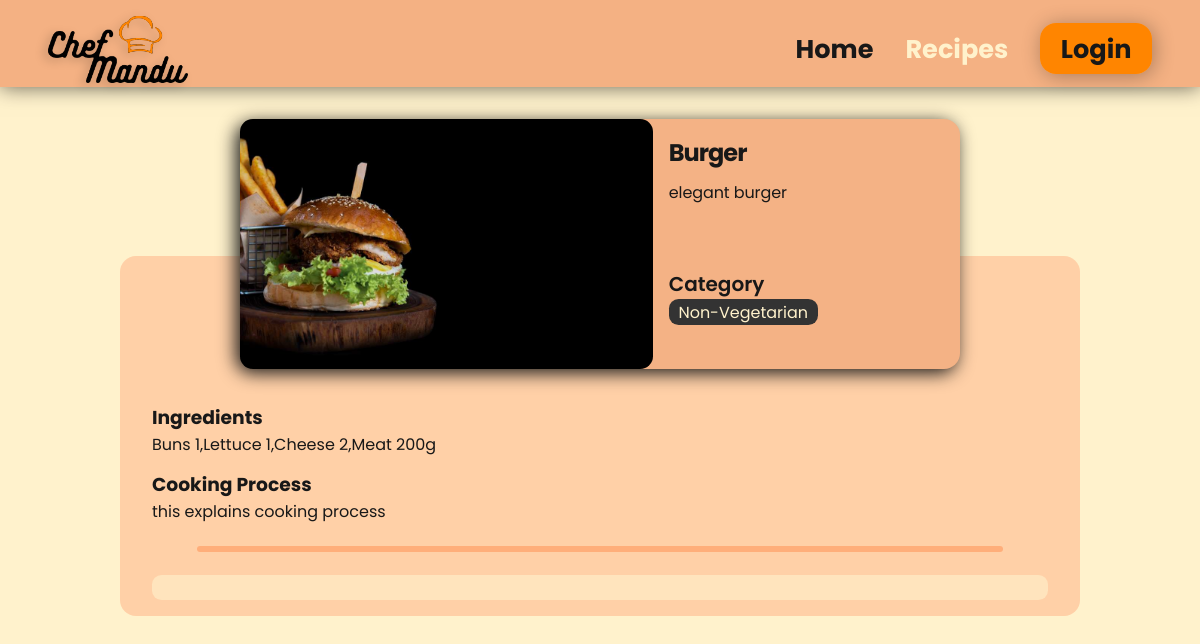
/chefMandu/homepage/recipes/recipe.php?recipe=1, run on the app's committed database.
### tables this page shows
CREATE TABLE `recipes` (
  `rid` int(11) NOT NULL,
  `rtitle` varchar(100) DEFAULT NULL,
  `ringredients` varchar(255) DEFAULT NULL,
  `rdescription` text DEFAULT NULL,
  `rimg` varchar(150) NOT NULL,
  `id` int(11) NOT NULL,
  `cate_id` int(11) NOT NULL,
  `infos` text DEFAULT NULL,
  `prep_time_min` int(11) NOT NULL
);

CREATE TABLE `categories` (
  `id` int(11) NOT NULL,
  `name` varchar(15) DEFAULT NULL
);

### chefMandu/homepage/recipes/recipe.php (the view, shortened to what this page needs)
<?php
    include_once("../../login/php/connection.php");
    $rid = $_GET['recipe'];
    $select = "SELECT * FROM recipes JOIN users ON recipes.id=users.id JOIN categories ON recipes.cate_id=categories.id  WHERE rid = '$rid' ";
    $selectExe = mysqli_query($conn, $select);
    $row = mysqli_fetch_assoc($selectExe);
?>
<!DOCTYPE html>
<html lang="en">
<head>
    <link rel="stylesheet" href="../css/main.css" />
    <link rel="stylesheet" href="css/recipeDash.css">
    <link rel="stylesheet" href="css/recipe.css">
    <link
      rel="stylesheet"
      href="https://cdnjs.cloudflare.com/ajax/libs/font-awesome/6.4.0/css/all.min.css"
    />
</head>
<body>
<div class="nav">
    <div class="logo">
        <a href="../main.php"><img src="../../img/new-logo-svg-cropped.svg" alt="" /></a>
    </div>
    <div class="menus">
        <ul>
          <li><a href="../main.php">Home</a></li>
          <li><a href="#" class="active">Recipes</a></li>
          <?php
            if(!empty($_SESSION['isLoggedIn'] )){
              if($_SESSION['isLoggedIn'] != 'true'){ ?>
          <li><a href="../login/login.html">Login</a></li>
          <?php }else{
              if($_SESSION['Role'] == 'admin'){
            ?>
          <li><a href="../../dashboard/admin.php">Profile</a></li>
          <?php }else{ ?>
          <li><a href="../../dashboard/client.php">Profile</a></li>
          <?php } } }else{ ?>
          <li><a href="../../login/login.php">Login</a></li>
          <?php } ?>
        </ul>
    </div>
</div>
<div class="body">
    <div class="banner">
        <div class="card-img">
            <img src="../../uploads/<?php echo $row['rimg']?>" alt="" />
        </div>
        <div class="info">
            <div class="title">
                <h2><?php echo $row['rtitle']?></h2>
            </div>
            <div class="description">
                <p><?php echo $row['infos']?></p>
            </div>
            <div class="card-category-type">
                <div class="card-category">Category</div>
                    <div>
                        <span><?php echo $row['name']?></span>
                    </div>
                </div>
            </div>
        </div>
    </div>
    <div class="main">
        <div class="ingredients">
            <h3>Ingredients</h3>
            <p><?php echo $row['ringredients'];?></p>
        </div>
        <div class="process">
            <h3>Cooking Process</h3>
            <p><?php echo $row['rdescription'];?></p>
        </div>
        <hr>
        <section class="comment-sec">
        </section>
    </div>
</body>
</html>

### chefMandu/homepage/css/main.css (style rules this page uses)
:root { --color1: #fff2cc; --color2: #f4b183; --color3: #ff8500; --color4: #181818; }
* { padding: 0; margin: 0; box-sizing: border-box; font-family: "Poppins"; scroll-behavior: smooth; scroll-padding-top: 130px; }
body { background-color: var(--color1); color: var(--color4); background-attachment: fixed; }
li { list-style: none; }
a { text-decoration: none; }
hr { width: 55%; margin: 0 auto; border: 1px solid #3333334b; }
.nav { display: flex; justify-content: space-between; align-items: center; padding: 0.3em 3em; background-color: transparent; padding-top: 1em; margin-bottom: 1em; gap: 10vw; position: sticky; z-index: 2; background-color: var(--color2); border-radius: 1.8em 1.8em 0 0; margin: 0.6em 0.6em 0 0.6em; }
.logo { width: 140px; }
.logo img { width: 100%; height: 100%; filter: drop-shadow(-4px 3px 5px rgba(0, 0, 0, 0.2)); }
.menus ul { display: flex; gap: 2em; }
.menus li { transition: 0.1s ease; }
.menus a { color: var(--color4); font-weight: bold; font-size: 1.6em; transition: 0.2s ease-out; }
.menus li:last-child a { background-color: var(--color3); border-radius: 0.625em; padding: 0.3em 0.8em; box-shadow: 2px 2px 20px 0px rgba(0, 0, 0, 0.3); }
.menus a.active { color: var(--color1); }
.card-img { position: relative; height: 140px; }
.card-img img { width: 100%; height: 100%; object-fit: cover; border-radius: 0.8em; filter: brightness(50%) blur(0.8px); transition: filter 0.2s ease; }
.card-title, .card-category { font-size: 20px; font-weight: 600; }
.card-category-type span { background: #333333; color: var(--color1); border-radius: 0.6em; padding: 0.1em 0.6em; }

### chefMandu/homepage/recipes/css/recipeDash.css (style rules this page uses)
.nav { margin: 0; margin-bottom: 0; position: sticky; background-color: var(--color2); border-radius: 0; box-shadow: 0px 0px 20px rgba(0, 0, 0, 0.6); }
.body { display: flex; justify-content: space-around; margin-top: 1em; }

### chefMandu/homepage/recipes/css/recipe.css (style rules this page uses)
.banner { width: 60%; margin: 1em auto; display: flex; background-color: #f4b285; border-radius: 1em; z-index: 2; box-shadow: -4px 4px 18px #181818; }
.card-img { width: 60%; height: 250px; }
.card-img img { filter: brightness(90%); object-fit: cover; }
.info { width: 20em; padding: 1em; }
.title h2 { letter-spacing: -1px; }
.description p { margin-top: 10px; letter-spacing: -0.1px; }
.card-category-type { margin-top: 4em; }
.main { position: absolute; background-color: #ffa57871; top: 16em; width: 80%; left: 50%; transform: translate(-50%); border-radius: 1em; padding: 1em 2em; }
.main div { margin-top: 0.8em; }
.ingredients { margin-top: 8.2em !important; }
hr { width: 90%; margin: 1.4em auto; height: 6px; border-radius: 6px; background-color: rgba(255, 141, 80, 0.51); border: none; align-items: center; }
.comment-sec { background-color: rgba(255, 242, 204, 0.6); border-radius: 0.6em; padding: 0.8em; margin-top: 1.4em; }

### data on the page
recipes: rimg (picture), rtitle "Burger", infos "elegant burger", cate.name "Non-Vegetarian", ringredients "Buns 1,Lettuce 1,Cheese 2,Meat 200g", rdescription "this explains cooking process"
